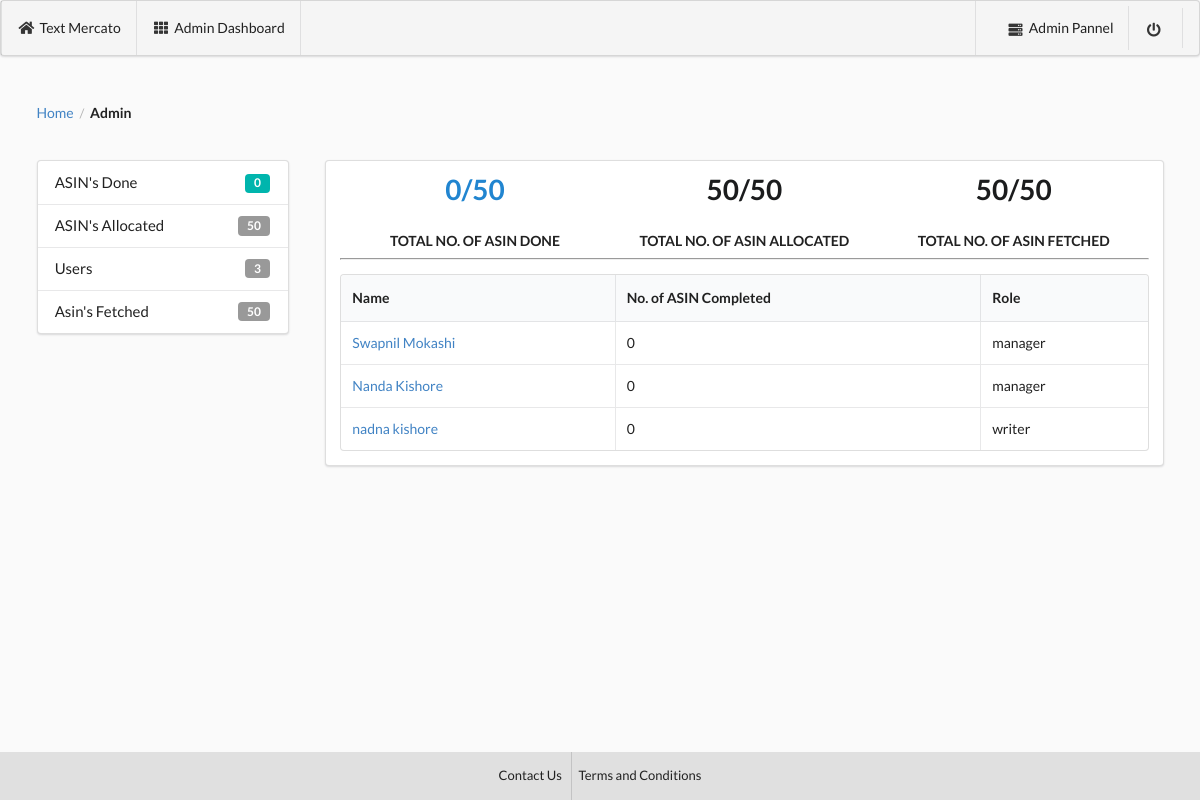
The page /manager/ on the database as committed earlier.
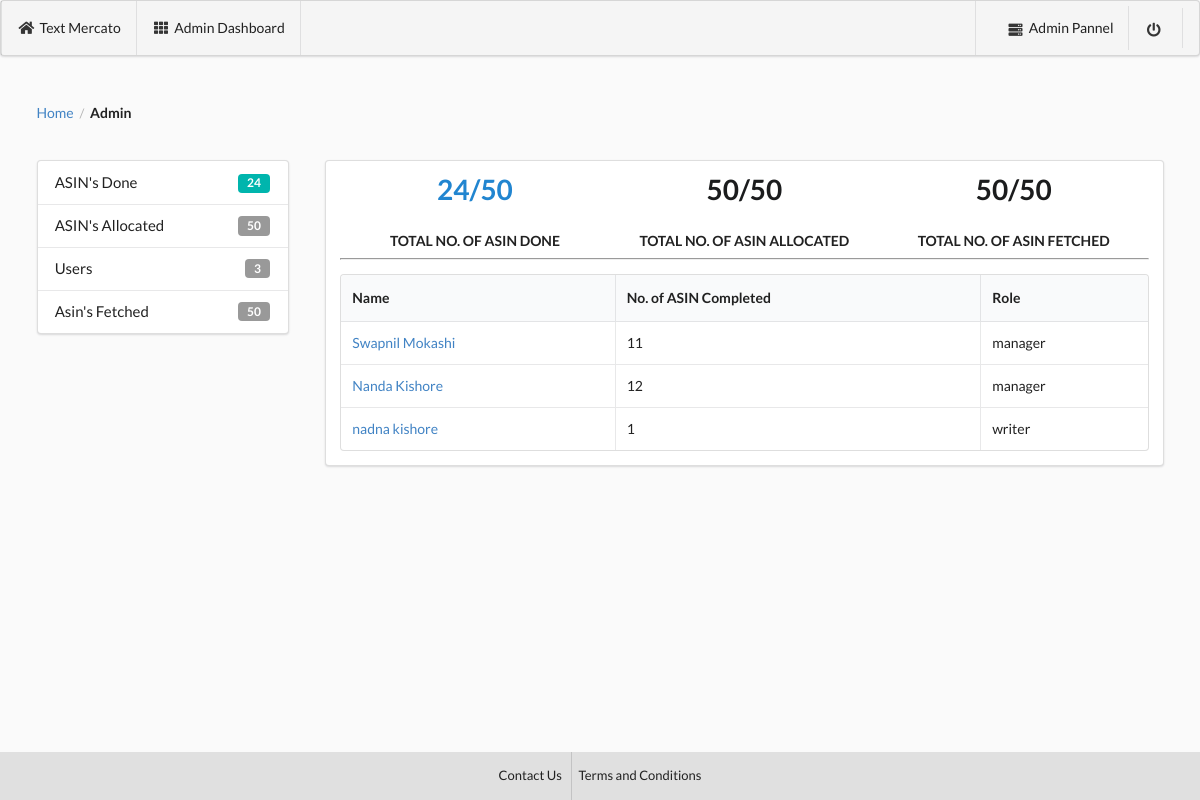
The same page on the database as committed later.
### app/models.py (models this page shows, shortened)
class empDetail(models.Model):
    name = models.CharField(max_length=10000, blank=True, null=True)
    asin_done_c = models.IntegerField(default=0,blank=True, null=True)
    email = models.CharField(max_length=1000,blank=True, null=True)
    roles = models.CharField(max_length=1000,blank=True, null=True)

### app/views.py (the view)
# urls.py: url(r'^manager/',views.manager,name="manager"),
def manager(request):
    data1 = asinDetail.objects.all()
    total_asin = data1.count()
    data2 = asinDetail.objects.filter(status=True)
    done_asin = data2.count()
    data3 = empDetail.objects.filter(~Q(roles="admin"))
    total_user = data3.count()
    data4 = asinDetail.objects.filter(extracted=True)
    asin_fetch = data4.count()
    data5 = asinDetail.objects.filter(~Q(email__isnull=True))
    asin_allocated = data5.count()
    context = {
        'total_asin':total_asin,
        'asin_allocated':asin_allocated,
        'done_asin':done_asin,
        'total_user':total_user,
        'asin_fetch':asin_fetch,
        'data3':data3
        }
    return render(request,'manager.html',context=context)

### templates/manager.html (shortened to what this page needs)
<!DOCTYPE html>
{% load staticfiles %}
<html lang="en" dir="ltr">
  <head>
    <link rel="stylesheet" href="https://cdn.jsdelivr.net/npm/semantic-ui@2.4.0/dist/semantic.min.css">
  </head>
  <body style="background:#fafafa;">
    <div class="ui menu" style="background:#f5f5f5; height:7%;">
  <div class="ui container">
    <a class="item" style="color:#212121;">
      <i class="home icon" style="color:#212121;"></i> Text Mercato
    </a>
    <a class="item" style="color:#212121;">
      <i class="grid layout icon" style="color:#212121;"></i>Admin Dashboard
    </a>
  </div>
  <div class="right item">
     <a class="item" style="color:#212121;" href="{% url 'admin:index' %}" target="_blank">
      <i class="server icon" style="color:#212121;"></i>Admin Pannel</a>
      <a class="item" style="color:#212121;" href="{% url 'app:index' %}">
        <i class="power off icon" style="color:#212121;"></i></a>
    </div>
</div>
    <div class="ui container raised" style="margin-top:3.8%;">
      <div class="ui breadcrumb">
  <a class="section">Home</a>
  <div class="divider"> / </div>
  <div class="active section">Admin</div>
</div>
    <div class="ui grid" style="margin-top:2.2%;" >
      <div class="four wide column segment">
        <div class="ui large vertical menu">
        <a class="teal item">
          ASIN's Done
          <div class="ui teal left label">{{done_asin}}</div>
        </a>
        <a class="teal item">
          ASIN's Allocated
          <div class="ui left label">{{asin_allocated}}</div>
        </a>
        <a class="teal item">
          Users
          <div class="ui label">{{total_user}}</div>
        </a>
        <a class="teal item" href="{% url 'app:fetch_asin' %}">
          Asin's Fetched
          <div class="ui label">{{asin_fetch}}</div>
        </a>
      </div>
 </div>
  <div class="twelve wide stretched column">
    <div class="ui segment">
      <div class="ui container">
          <div class="ui three statistics">
  <div class="blue statistic">
    <div class="text value">
      {{done_asin}}/{{total_asin}}
    </div>
    <div class="label">
      Total No. of ASIN Done
    </div>
  </div>
  <div class="statistic">
    <div class="text value">
      {{asin_allocated}}/{{total_asin}}
    </div>
    <div class="label">
      Total No. of ASIN Allocated
    </div>
  </div>
  <div class="statistic">
    <div class="text value">
      {{asin_fetch}}/{{total_asin}}
    </div>
    <div class="label">
      Total No. of ASIN Fetched
    </div>
  </div>
</div>
      </div>
      <hr>
      <table class="ui selectable celled table">
    <thead>
      <tr>
        <th>Name</th>
        <th>No. of ASIN Completed</th>
        <th>Role</th>
      </tr>
    </thead>
    <tbody>
      {% for i in data3 %}
      <tr>
        <td><a href="/user/{{i.email}}">{{i.name}}</a></td>
        <td>{{i.asin_done_c}}</td>
        <td>{{i.roles}}</td>
      </tr>
      {% endfor %}
    </tbody>
  </table>
    </div>
  </div>
</div>
</div>
 <footer style="position:fixed;bottom:0; width:100%;">
   <div style="background:#e0e0e0;">
      <div class="ui center aligned container">
        <div class="ui horizontal small divided link list">
          <a class="item" href="#" style="color:#212121; padding-top:10%; padding-bottom:10%;">Contact Us</a>
          <a class="item" href="#" style="color:#212121; padding-top:10%; padding-bottom:10%;">Terms and Conditions</a>
        </div>
      </div>
    </div>
 </footer>
  </body>
</html>

Rows that differ between the two databases and show on the page:
changed empDetail "Swapnil Mokashi": asin_done_c "0" → "11"
changed empDetail "Nanda Kishore": asin_done_c "0" → "12"
changed empDetail "nadna kishore": asin_done_c "0" → "1"
Other text that changed with them:
{{ done_asin }}: "0" → "24"
